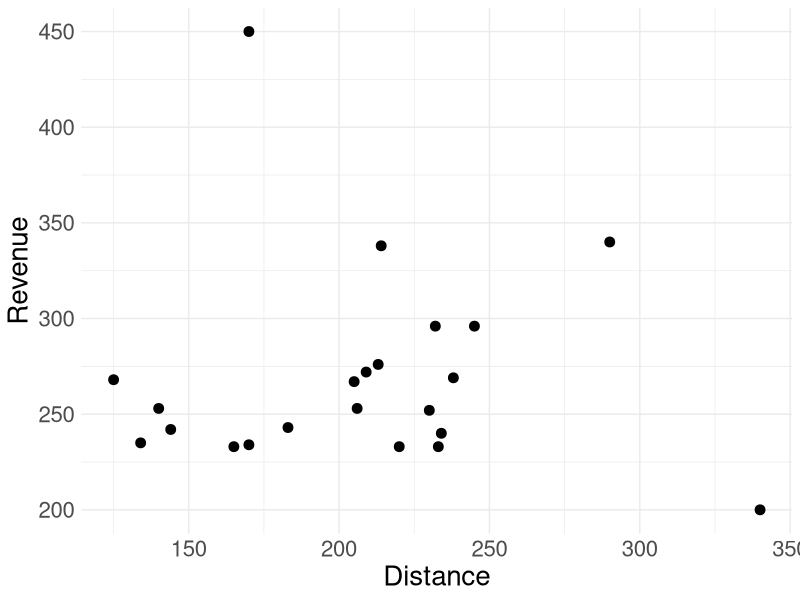
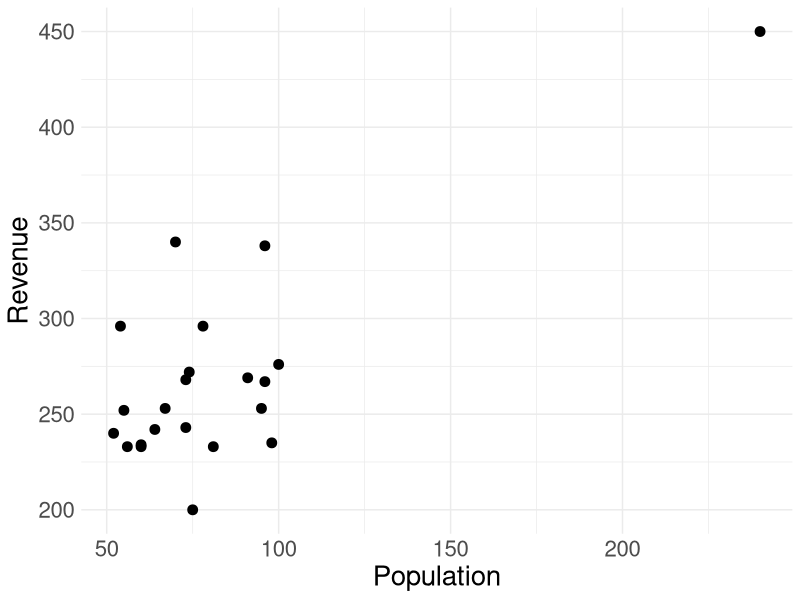

These figures' R source, in order:
library(tidyverse)
library(ggpubr)

airport <- c(seq(1,22,1))

revenue <- c(233, 272, 253, 296, 268, 296, 276, 235, 253, 233, 240,  267, 338,
             243, 252, 269, 242, 233, 234, 450, 340, 200)

distance <- c(233, 209, 206, 232, 125, 245, 213, 134, 140, 165, 234, 205, 214,
              183, 230, 238, 144, 220, 170, 170, 290, 340)

population <- c(56, 74, 67, 78, 73, 54, 100, 98, 95, 81, 52, 96, 96, 73,
                55, 91, 64, 60, 60, 240, 70, 75)

data <- tibble(airport, revenue, distance, population)

# scatter plots
ggplot(data, aes(x = distance, y = revenue)) +
  geom_point(size=3) +
  theme_minimal() +
  labs(x = "Distance", y = "Revenue") + 
  theme(text = element_text(size=20))

#ggsave("/Users/sseals/Desktop/L99fig3.png")

ggplot(data, aes(x = population, y = revenue)) +
  geom_point(size=3) +
  theme_minimal() +
  labs(x = "Population", y = "Revenue") + 
  theme(text = element_text(size=20))

#ggsave("/Users/sseals/Desktop/L99fig4.png")

# model of interest
m1 <- lm(revenue ~ distance + population, data = data)
summary(m1)

# check for outliers
data$outlier <- abs(rstandard(m1))>2.5

data2 <- filter(data, outlier == FALSE)

# model of interest, without outlier
m2 <- lm(revenue ~ distance + population, data = data2)
summary(m2)
